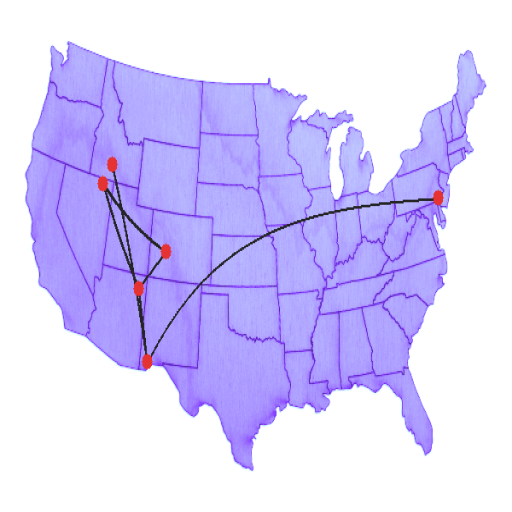
#> input picture DeepLabV3Plus-Pytorch-swa/image_0010.png, 512 x 512 px
$ python load_everything.py --image image_0010.png --mask image_0012.png --output_dir out
#> lines starting #> are read from the running program, lines starting #| are printed output that depends on the picture
import cv2
import numpy as np
from skimage.measure import label
from PIL import Image
import os

def load_image(image_path):
    return Image.open(image_path).convert('RGB')

def load_mask(mask_path):
    return np.array(Image.open(mask_path))

def separate_edges(mask):
    edge_mask = (mask == 200).astype(np.uint8)  # Assuming '200' is the class for edges
    labeled_edges = label(edge_mask)
    edge_layers = []

    for i in range(1, labeled_edges.max() + 1):
        layer = (labeled_edges == i).astype(np.uint8) * 255  # Create a binary mask for each edge
        edge_layers.append(layer)

    return edge_layers

def save_edge_layers(edge_layers, output_dir, base_name):
    os.makedirs(output_dir, exist_ok=True)
    for i, layer in enumerate(edge_layers):
        layer_image = Image.fromarray(layer)
        layer_image.save(os.path.join(output_dir, f'{base_name}_edge_{i}.png'))

def main(image_path, mask_path, output_dir):
    image = load_image(image_path)
#> in load_image, returned value is the input picture: PIL image 512x512 RGB; mean R, G, B 216, 208.7, 252.3
    mask = load_mask(mask_path)
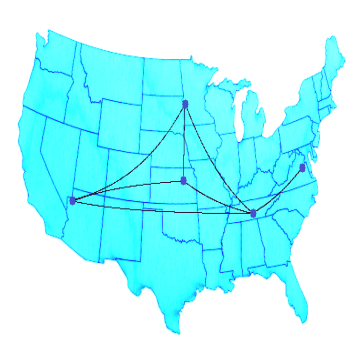
#> input picture DeepLabV3Plus-Pytorch-swa/image_0012.png, 364 x 364 px
#> in load_mask, returned value is the input picture: shape (364, 364, 3); mean R, G, B 174.4, 250.1, 253.8

    edge_layers = separate_edges(mask)
#> in separate_edges, `edge_mask = (mask == 200).astype(np.uint8)  # Assuming '200' is the cl..`:
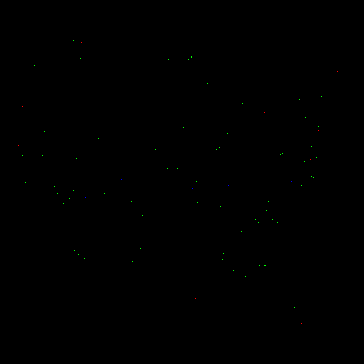
#> edge_mask: shape (364, 364, 3); mean R, G, B 6.79e-05, 0.000491, 3.77e-05; drawn with 1 as white
#> after the loop in separate_edges, `for i in range(1, labeled_edges.max() + 1):`: edge_layers = 77 items
#> edge_layers = 77 items

    base_name = os.path.splitext(os.path.basename(image_path))[0]
    save_edge_layers(edge_layers, output_dir, base_name)
#> the loop in save_edge_layers, `for i, layer in enumerate(edge_layers):` made 77 passes

if __name__ == '__main__':
    import argparse

    parser = argparse.ArgumentParser(description='Separate edges from mask and save as different layers.')
    parser.add_argument('--image', type=str, required=True, help='Path to the input image')
    parser.add_argument('--mask', type=str, required=True, help='Path to the corresponding mask')
    parser.add_argument('--output_dir', type=str, required=True, help='Directory to save the separated edge layers')

    args = parser.parse_args()

    main(args.image, args.mask, args.output_dir)
